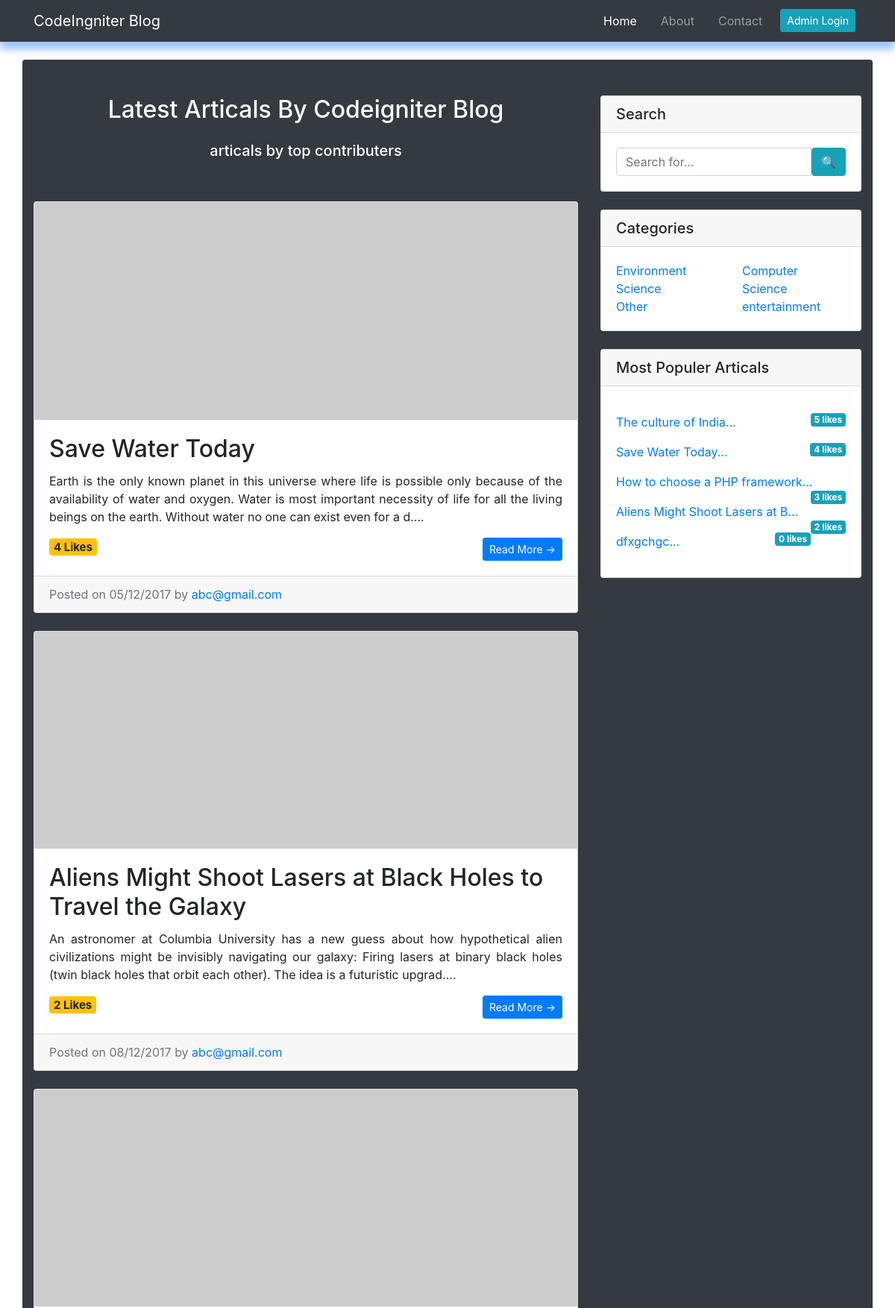
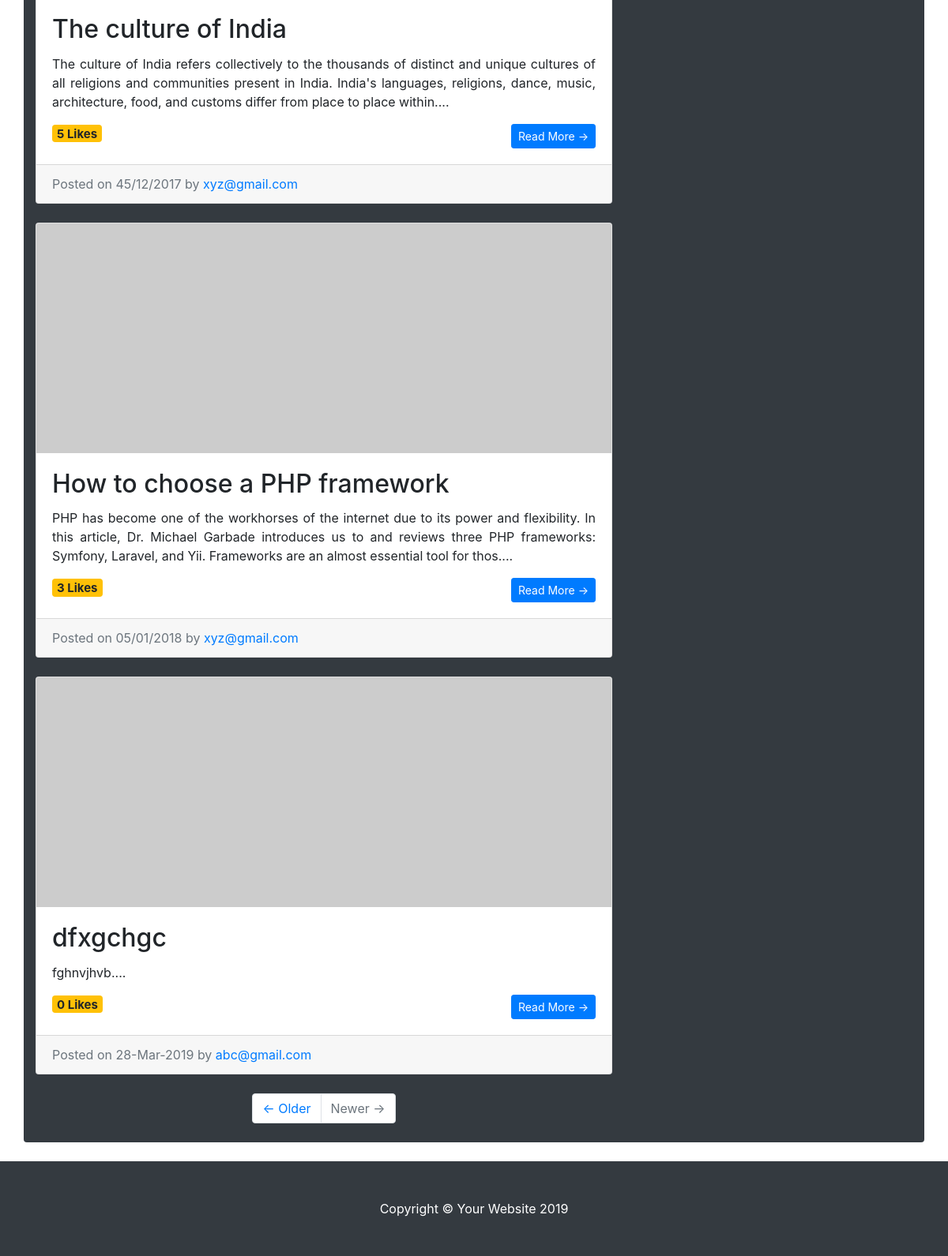
The page / on the database its author committed (2 pictures, top to bottom).
### tables this page shows
CREATE TABLE `articals` (
  `id` int(11) NOT NULL,
  `artical_id` varchar(30) NOT NULL,
  `title` varchar(255) NOT NULL,
  `likes` int(11) NOT NULL,
  `category` varchar(100) NOT NULL,
  `images` varchar(255) NOT NULL,
  `content` text NOT NULL,
  `date` varchar(50) NOT NULL,
  `admin` varchar(100) NOT NULL
);

### application/controllers/User.php (called while the page is built, shortened)
<?php
class User extends CI_Controller
{
	public function index()
	{
		$this->load->model('My_model','m_obj');
		$articals = $this->m_obj->fetch_articals_user();
		$categories = $this->categories();
		$topartical = $this->TopArtical();
		$this->load->helper('url');
		$this->load->view('home',['articals'=>$articals,'topartical'=>$topartical,'categories'=>$categories]);
	}
	public function TopArtical()
	{
		$this->load->model('My_model','m_obj');
		return $this->m_obj->TopArtical();
	}
	public function categories()
	{
		$this->load->model('My_model','m_obj');
		$new = $this->input->get('new');
		if(isset($new)){
			$this->m_obj->categories($new);
		}
		else{
			$tmp = $this->m_obj->categories();
			foreach ($tmp as $index => $category) {
				$categories[$index] = $category['categories'];
			}
			return $categories;
		}
	}
}

### index.php (called while the page is built, shortened)
<?php
require_once BASEPATH.'core/CodeIgniter.php';

### application/models/My_model.php (called while the page is built, shortened)
<?php
class My_model extends CI_Model
{
	public function fetch_articals_user($condition='',$admin='',$artical_id='',$category='')
	{
		if($condition=='')
			$rows = $this->db->query("SELECT * FROM articals")->result_array();
		elseif($condition=='by_admin')
			$rows = $this->fetch_articals_admin($admin);
		elseif($condition=='by_date_newest_first')
			$rows = '';
		elseif($condition=='by_date_oldest_first')
			$rows = '';
		elseif($condition=='by_artical_id'){
			$obj = $this->db->where(['artical_id'=>$artical_id])
							->from('articals')
							->get();
			$rows = $obj->result_array();
		}
		elseif($condition=='by_category'){
			$obj = $this->db->where(['category'=>$category])
							->from('articals')
							->get();
			$rows = $obj->result_array();
		}
		return $rows;
	}
	public function TopArtical()
	{
		$obj = $this->db->order_by('likes','DESC')
						->from('articals')
						->get()->result_array();
		return $obj;
	}
	public function categories($new='')
	{
		if($new==''){
			$categories = $this->db->from('info')->get()->result_array();
			return $categories;
		}else{
			$this->db->insert('info',['categories'=>$new]);
			return [];
		}
	}
}

### application/views/home.php (the view, shortened to what this page needs)
<!DOCTYPE html>
<html lang="en">
<head>
  <link rel="stylesheet" type="text/css" href="<?= base_url('assets/libs/bootstrap.min.css') ?>">
  <link rel="stylesheet" type="text/css" href="<?= base_url('assets/css/custom.css') ?>">
</head>
<body class="">
  <?php include_once('header.php'); ?><br>
  <div class="container bg-dark rounded"><br>
    <div class="row">
      <div class="col-md-8">
      <?php if(sizeof($articals)!=0): ?>
        <h2 class="my-4 text-white text-center">Latest Articals By Codeigniter Blog</h2>
          <h5 class="text-white text-center">articals by top contributers</h5><br><br>
        <?php foreach ($articals as $artical): ?>
        <div class="card mb-4">
          <img class="card-img-top" src="http://placehold.it/750x300" alt="Card image cap">
          <div class="card-body">
            <h2 class="card-title"><?= $artical['title'] ?></h2>
            <p class="card-text text-justify"><?= substr($artical['content'],0,250).'....' ?></p>
            <span class="badge badge-warning" style="font-size:15px"><?= $artical['likes'] ?> Likes</span>
            <a href="<?= base_url('user/artical?id='.$artical['artical_id'])?>" class="btn btn-sm btn-primary float-right">Read More &rarr;</a>
          </div>
          <div class="card-footer text-muted">
            Posted on <?= $artical['date'] ?> by
            <a href=""><?= $artical['admin'] ?></a>
          </div>
        </div>
        <?php endforeach; ?>
        <ul class="pagination justify-content-center mb-4">
          <li class="page-item">
            <a class="page-link" href="#">&larr; Older</a>
          </li>
          <li class="page-item disabled">
            <a class="page-link" href="#">Newer &rarr;</a>
          </li>
        </ul>
      <?php else: ?>
        <br><br><br><h3 class="text-center text-warning">No Artical found in this category !</h3>
      <?php endif; ?>
      </div>
      <div class="col-md-4">
        <div class="card my-4">
          <h5 class="card-header">Search</h5>
          <div class="card-body">
            <div class="input-group">
              <input type="text" class="form-control" placeholder="Search for...">
              <span class="input-group-btn">
                <button class="btn btn-info" type="button">&#128269;</button>
              </span>
            </div>
          </div>
        </div>
        <div class="card my-4">
          <h5 class="card-header">Categories</h5>
          <div class="card-body">
            <div class="row">
              <div class="col-lg-6">
                <ul class="list-unstyled mb-0">
                  <?php foreach (array_slice($categories,0,ceil(sizeof($categories)/2)) as $category) : ?>
                    <li><a href="<?= base_url('user/articals_by_category?catg='.$category) ?>"><?= $category ?></a></li>
                  <?php endforeach; ?>
                </ul>
              </div>
              <div class="col-lg-6">
                <ul class="list-unstyled mb-0">
                  <?php foreach (array_slice($categories,ceil(sizeof($categories)/2)) as $category) : ?>
                    <li><a href="<?= base_url('user/articals_by_category?catg='.$category) ?>"><?= $category ?></a></li>
                  <?php endforeach; ?>
                </ul>
              </div>
            </div>
          </div>
        </div>
        <div class="card my-4">
          <h5 class="card-header">Most Populer Articals</h5>
          <div class="card-body">
          <?php foreach ($topartical as $topartical): ?>
            <a href="<?= base_url('user/artical?id='.$topartical['artical_id']) ?>"><div class="my-3" title="by <?= $topartical['admin'] ?>"><?= substr($topartical['title'],0,30).'...' ?><small class="float-right badge badge-info"><?= $topartical['likes'] ?> likes</small></div></a>
          <?php endforeach; ?>
           </div>
        </div>
      </div>
    </div>
  </div><br>
  <footer class="py-5 bg-dark">
    <div class="container">
      <p class="m-0 text-center text-white">Copyright &copy; Your Website 2019</p>
    </div>
  </footer>
</body>
</html>

### application/views/header.php (shortened to what this page needs)
<?php
	if(isset($_SESSION['name'])){
		$li = $this->session->userdata('name');
		$a = '<li class="nav-item mx-2 mt-1"><a href="'.base_url('login_signup/logout').'" class="btn btn-sm btn-danger">Log Out</a></li>';
	}
	else{
		$li = 'Admin Login';
	}
?>
<nav class="navbar navbar-expand-sm navbar-dark navbar-top fixed-top bg-dark" style="box-shadow: 0px 10px 10px #9bc1ff;">
		<div class="container">
			<a href="<?= base_url('/user/') ?>" class="navbar-brand"> CodeIngniter Blog  </a>
			<div class="collapse navbar-collapse" id="navid">
				<ul class="navbar-nav text-center ml-auto">
					<li class="nav-item mx-2">
						<a href="#" class="nav-link active">Home</a>
					</li>
					<li class="nav-item mx-2">
						<a href="<?=base_url('user/about')?>" class="nav-link">About</a>
					</li>
					<li class="nav-item mx-2">
						<a href="<?=base_url('user/contacts')?>" class="nav-link">Contact</a>
					</li>
					<li class="nav-item mx-2 mt-1">
						<a href="<?=base_url('admin')?>" class="btn btn-sm btn-info"><?= $li ?></a>
					</li>
				</ul>
			</div>
		</div>
	</nav>

### assets/css/custom.css (style rules this page uses)
a { text-decoration:none; }
body { padding-top: 56px; }

### rows shown on the page
articals: title "Save Water Today", content "Earth is the only known planet in this universe where life is possible only because of the availability of water and oxygen. Water is most important necessity of life for all the living beings on the earth. Without water no one can exist even for a d", likes "4", date "05/12/2017", admin "abc@gmail.com"
articals: title "Aliens Might Shoot Lasers at Black Holes to Travel the Galaxy", content "An astronomer at Columbia University has a new guess about how hypothetical alien civilizations might be invisibly navigating our galaxy: Firing lasers at binary black holes (twin black holes that orbit each other). The idea is a futuristic upgrad", likes "2", date "08/12/2017", admin "abc@gmail.com", title "Aliens Might Shoot Lasers at B"
articals: title "The culture of India", content "The culture of India refers collectively to the thousands of distinct and unique cultures of all religions and communities present in India. India's languages, religions, dance, music, architecture, food, and customs differ from place to place within", likes "5", date "45/12/2017", admin "xyz@gmail.com"
articals: title "How to choose a PHP framework", content "PHP has become one of the workhorses of the internet due to its power and flexibility. In this article, Dr. Michael Garbade introduces us to and reviews three PHP frameworks: Symfony, Laravel, and Yii. Frameworks are an almost essential tool for thos", likes "3", date "05/01/2018", admin "xyz@gmail.com"
articals: title "dfxgchgc", content "fghnvjhvb", likes "0", date "28-Mar-2019", admin "abc@gmail.com"

### other values the page prints
$li "Admin Login"
$category "Environment"
$category "Science"
$category "Other"
$category "Computer Science"
$category "entertainment"
